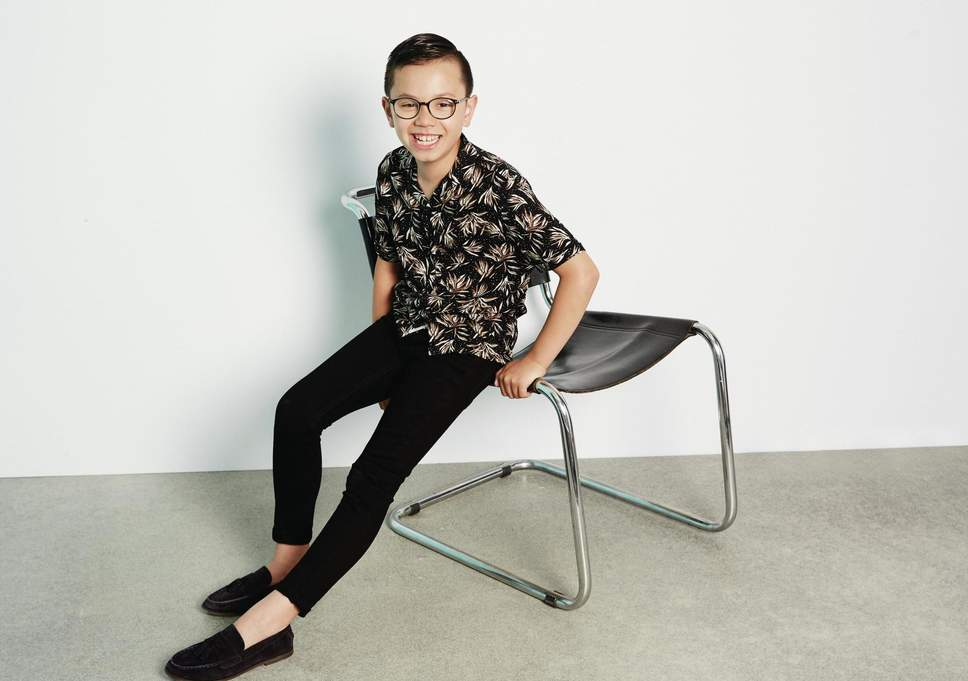
#> input picture example/image_kidmodel.jpg, 968 x 681 px
$ python -i utils.py   (imports and definitions only)   (older library calls are emulated)
#> lines starting #> are read from the running program, lines starting #| are printed output that depends on the picture; after the words box and inside, x2 and y2 are one past the last pixel; in counts of white or black regions, pixels touching at a corner belong together
#> further down, picture is the input picture: shape (681, 968, 3); mean B, G, R 184.8, 191, 191.8
### model_deeplab.py
import os
import numpy as np
import tensorflow as tf
from PIL import Image

class DeepLabModel(object):
    """Class to load deeplab model and run inference."""
    INPUT_TENSOR_NAME = 'ImageTensor:0'
    OUTPUT_TENSOR_NAME = 'SemanticPredictions:0'
    INPUT_SIZE = 513
    FROZEN_GRAPH_NAME = 'frozen_inference_graph.pb'

    def __init__(self, model_dir):
        """Creates and loads pretrained deeplab model."""
        # We load the protobuf file from the disk and parse it to retrieve the
        # unserialized graph_def

        self.graph = tf.Graph()
        with tf.gfile.GFile(os.path.join(model_dir, self.FROZEN_GRAPH_NAME), "rb") as f:
            graph_def = tf.GraphDef()
            graph_def.ParseFromString(f.read())

        # Then, we import the graph_def into a new Graph and returns it
        with self.graph.as_default():
            # The name var will prefix every op/nodes in your graph
            # Since we load everything in a new graph, this is not needed
            tf.import_graph_def(graph_def, name="")
        self.sess = tf.Session(graph=self.graph)

    # [21 lines left out: function run, not called in this run]

model_dir = '/Users/cmchang/magic-effect/model/deeplabv3_mnv2_pascal_train_aug/'
MODEL = DeepLabModel(model_dir)
print('model loaded successfully!')

### utils.py
import numpy as np
import cv2
from model_deeplab import *

COLORS = [(252,141,98),(102,194,165), (141,160,203),(231,138,195),(166,216,84)]

####################
#     Functions    #
####################

# [12 lines left out: function run_segmentation, not called in this run]

def find_cntr(cv2_img, n_max=5, th=1000):
  '''input: cv2_img = cv2.imread(img_path)'''
#> called with n_max = 5, th = 1000
  '''output: mask '''
  b,g,r = cv2.split(cv2_img)
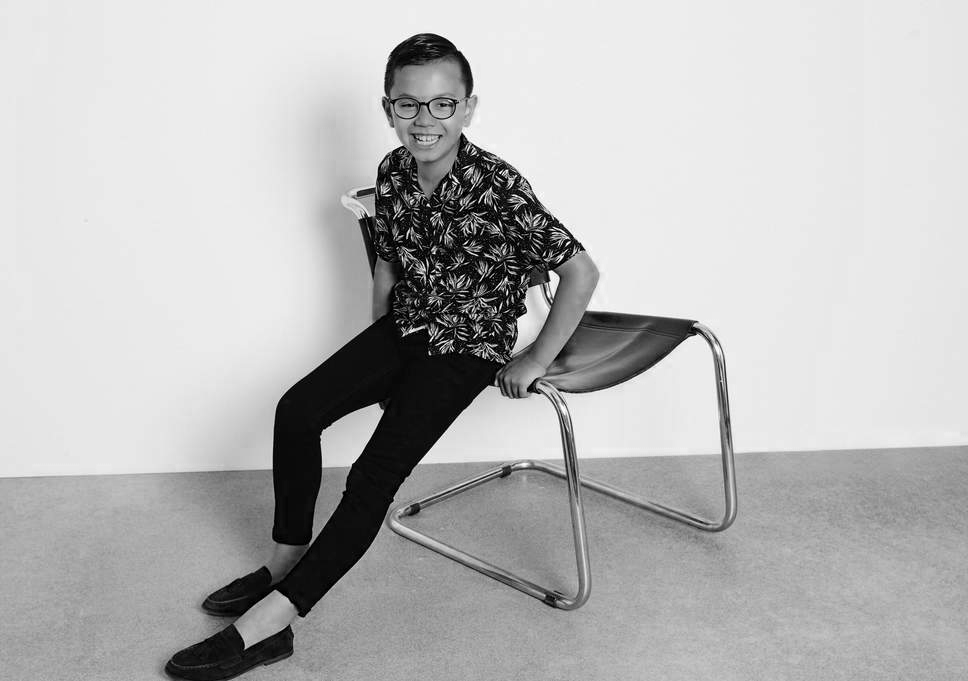
#> b: shape (681, 968); min 0, max 255, mean 184.8
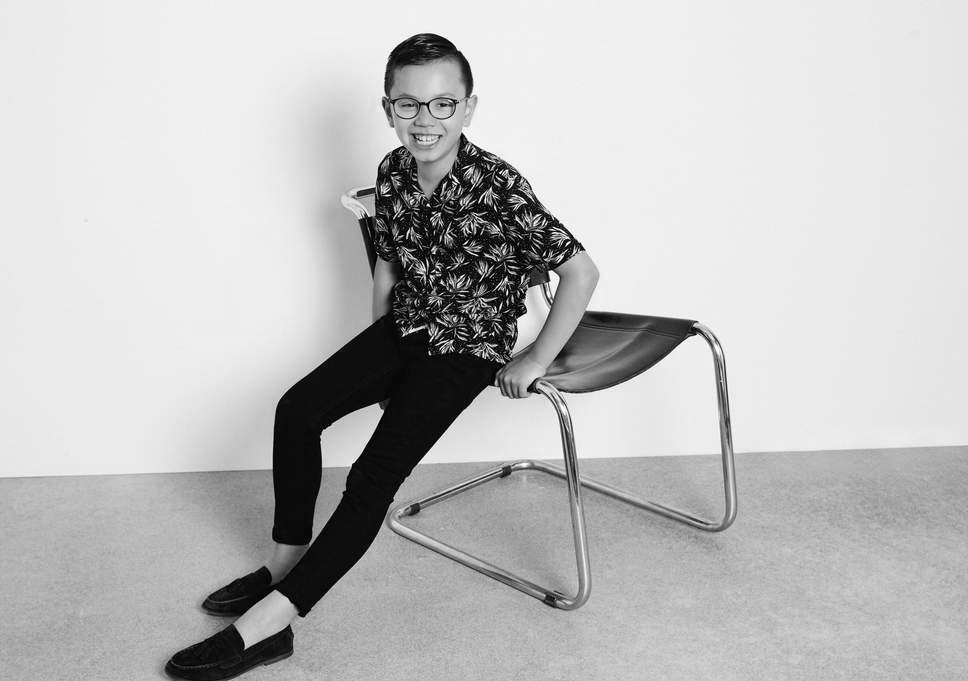
#> g: shape (681, 968); min 0, max 255, mean 191
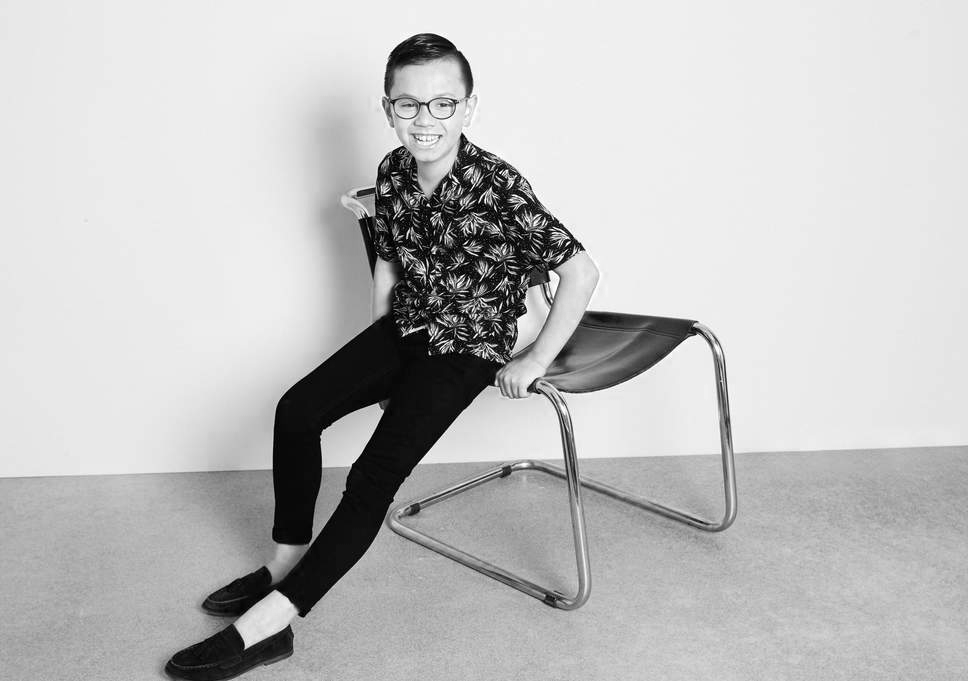
#> r: shape (681, 968); min 0, max 255, mean 191.8
  img = cv2.merge([r,g,b])
  gray = cv2.cvtColor(img, cv2.COLOR_BGR2GRAY)
  _,th2 = cv2.threshold(gray,10,1,cv2.THRESH_BINARY)
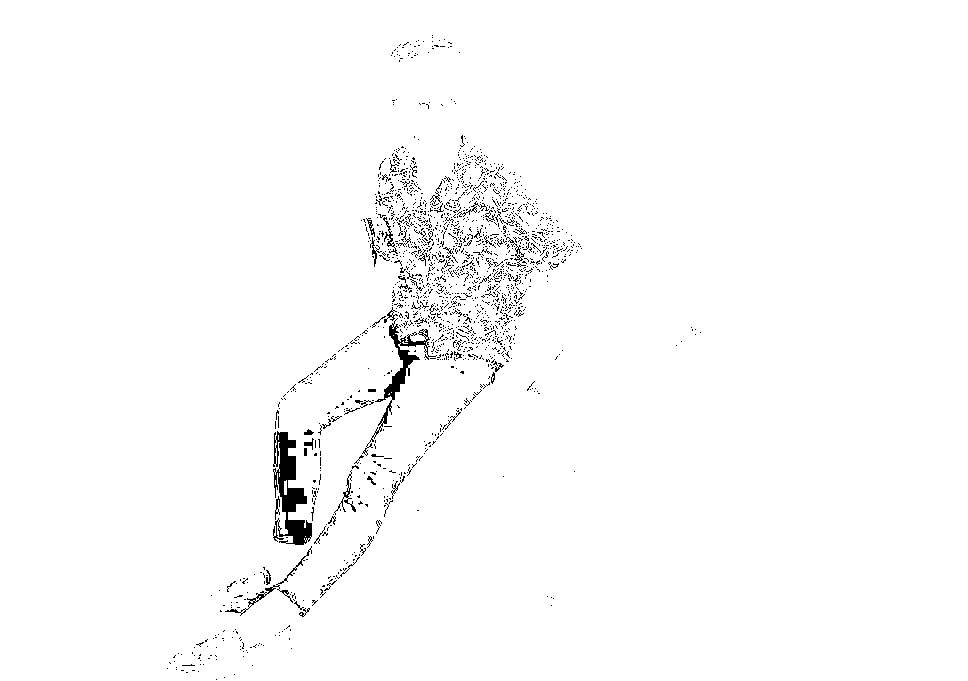
#> th2: shape (681, 968); values 0 (black) and 1 (white), 98.3% white; 1744 black regions (1676 under 20 px)
  contours, hierarchy = cv2.findContours(th2,cv2.RETR_EXTERNAL,cv2.CHAIN_APPROX_NONE)
#> contours = 1 contour; box (x1, y1, x2, y2) and area: (0, 0, 968, 681) 657560
  areas = [-cv2.contourArea(contour) for contour in contours]
#> areas = [-657560]
  num = max(n_max, np.sum(np.array(areas) < (-1)*th))
#> num = 5
  return [contours[top] for top in np.argsort(areas)[:num]]

# [119 lines left out: functions get_outline, get_offset, outline_effect, offset_effect, rotate_vector, get_extrapolated_contour, not called in this run]

>>> import cv2
>>> picture = cv2.imread('example/image_kidmodel.jpg')
>>> result = find_cntr(picture)
#> result has the same summary as contours in find_cntr
